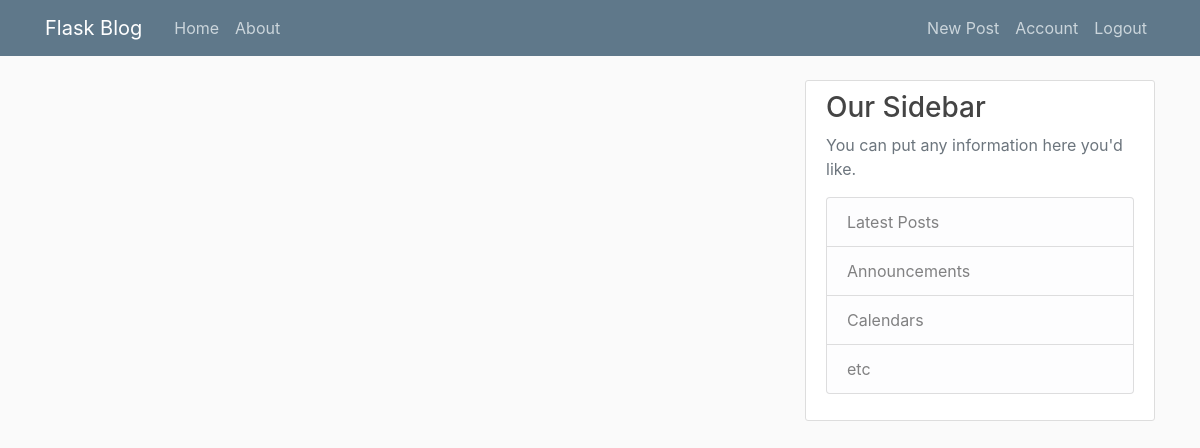
/ (signed in), run on an earlier commit of the app's database.
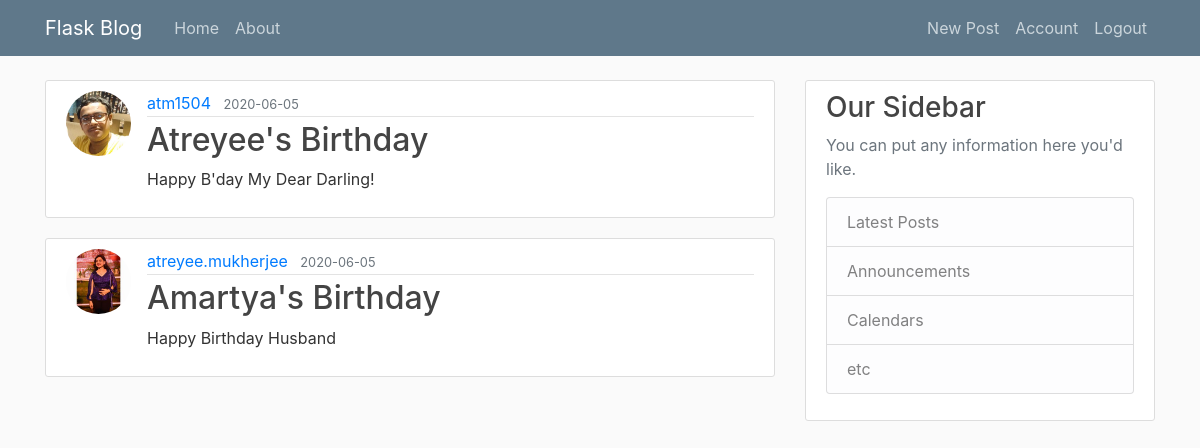
And on a later commit of the database.
### quote_post/models.py (models this page shows, shortened)
class Post(db.Model):
    id = db.Column(db.Integer, primary_key=True)
    title = db.Column(db.String(20), nullable=False)
    date_posted = db.Column(db.DateTime, nullable=False, default=datetime.utcnow)
    content = db.Column(db.Text, nullable=False)
    user_id = db.Column(db.Integer, db.ForeignKey('user.id'), nullable=False)

class User(db.Model,UserMixin):
    id = db.Column(db.Integer, primary_key=True)
    username = db.Column(db.String(20), unique=True, nullable=False)
    email = db.Column(db.String(120), unique=True, nullable=False)
    image_file = db.Column(db.String(20), nullable=False, default='default.jpg')
    password = db.Column(db.String(60), nullable=False)
    posts = db.relationship("Post", backref="author", lazy=True)

### quote_post/routes.py (the view)
@app.route('/')
def home():
    if current_user.is_authenticated==False:
            return redirect(url_for("login"))
    posts= Post.query.all()
    return render_template("home.html", posts=posts, title="ATM")

### quote_post/models.py (called while the page is built)
@loginManager.user_loader
def load_user(user_id):
    return User.query.get(int(user_id))

### quote_post/templates/home.html
{% extends "layout.html" %}
{% block content %}
    {% for post in posts %}
        <article class="media content-section">
          <img class="rounded-circle article-img" src="{{ url_for('static', filename='profile_pics/' + post.author.image_file)}}">
          <div class="media-body">
            <div class="article-metadata">
              <a class="mr-2" href="#">{{ post.author.username }}</a>
              <small class="text-muted">{{ post.date_posted.strftime('%Y-%m-%d') }}</small>
            </div>
            <h2><a class="article-title" href="{{url_for('post',post_id=post.id)}}">{{ post.title }}</a></h2>
            <p class="article-content">{{ post.content }}</p>
          </div>
        </article>
    {% endfor %}
{% endblock content %}

### quote_post/templates/layout.html (shortened to what this page needs)
<!DOCTYPE html>
<html>
<head>
    <link rel="stylesheet" href="https://maxcdn.bootstrapcdn.com/bootstrap/4.0.0/css/bootstrap.min.css">
    <link rel="stylesheet" type="text/css" href="{{ url_for('static', filename='main.css') }}">
</head>
<body>
    <header class="site-header">
      <nav class="navbar navbar-expand-md navbar-dark bg-steel fixed-top">
        <div class="container">
          <a class="navbar-brand mr-4" href="/">Flask Blog</a>
          <div class="collapse navbar-collapse" id="navbarToggle">
            <div class="navbar-nav mr-auto">
              <a class="nav-item nav-link" href="/">Home</a>
              <a class="nav-item nav-link" href="/about">About</a>
            </div>
            <div class="navbar-nav">
              {% if current_user.is_authenticated %}
              <a class="nav-item nav-link" href="{{url_for('new_post')}}">New Post</a>
                <a class="nav-item nav-link" href="{{url_for('account')}}">Account</a>
                <a class="nav-item nav-link" href="{{url_for('logout')}}">Logout</a>
              {%else %}
                <a class="nav-item nav-link" href="{{url_for('login')}}">Login</a>
                <a class="nav-item nav-link" href="{{url_for('register')}}">Register</a>
              {% endif %}
            </div>
          </div>
        </div>
      </nav>
    </header>
    <main role="main" class="container">
      <div class="row">
        <div class="col-md-8">
          {% block content %}{% endblock %}
        </div>
        <div class="col-md-4">
          <div class="content-section">
            <h3>Our Sidebar</h3>
            <p class='text-muted'>You can put any information here you'd like.
              <ul class="list-group">
                <li class="list-group-item list-group-item-light">Latest Posts</li>
                <li class="list-group-item list-group-item-light">Announcements</li>
                <li class="list-group-item list-group-item-light">Calendars</li>
                <li class="list-group-item list-group-item-light">etc</li>
              </ul>
            </p>
          </div>
        </div>
      </div>
    </main>
</body>
</html>

### quote_post/static/main.css (style rules this page uses)
body { background: #fafafa; color: #333333; margin-top: 5rem; }
h1, h2, h3, h4, h5, h6 { color: #444444; }
.bg-steel { background-color: #5f788a; }
.site-header .navbar-nav .nav-link { color: #cbd5db; }
.content-section { background: #ffffff; padding: 10px 20px; border: 1px solid #dddddd; border-radius: 3px; margin-bottom: 20px; }
.article-title { color: #444444; }
.article-content { white-space: pre-line; }
.article-img { height: 65px; width: 65px; margin-right: 16px; }
.article-metadata { padding-bottom: 1px; margin-bottom: 4px; border-bottom: 1px solid #e3e3e3 }

What changed in the data, as far as the page shows it:
added Post: image_file (picture), author.username "atm1504", date_posted "2020-06-05", title "Atreyee's Birthday", content "Happy B'day My Dear Darling!"
added Post: image_file (picture), author.username "atreyee.mukherjee", date_posted "2020-06-05", title "Amartya's Birthday", content "Happy Birthday Husband"
